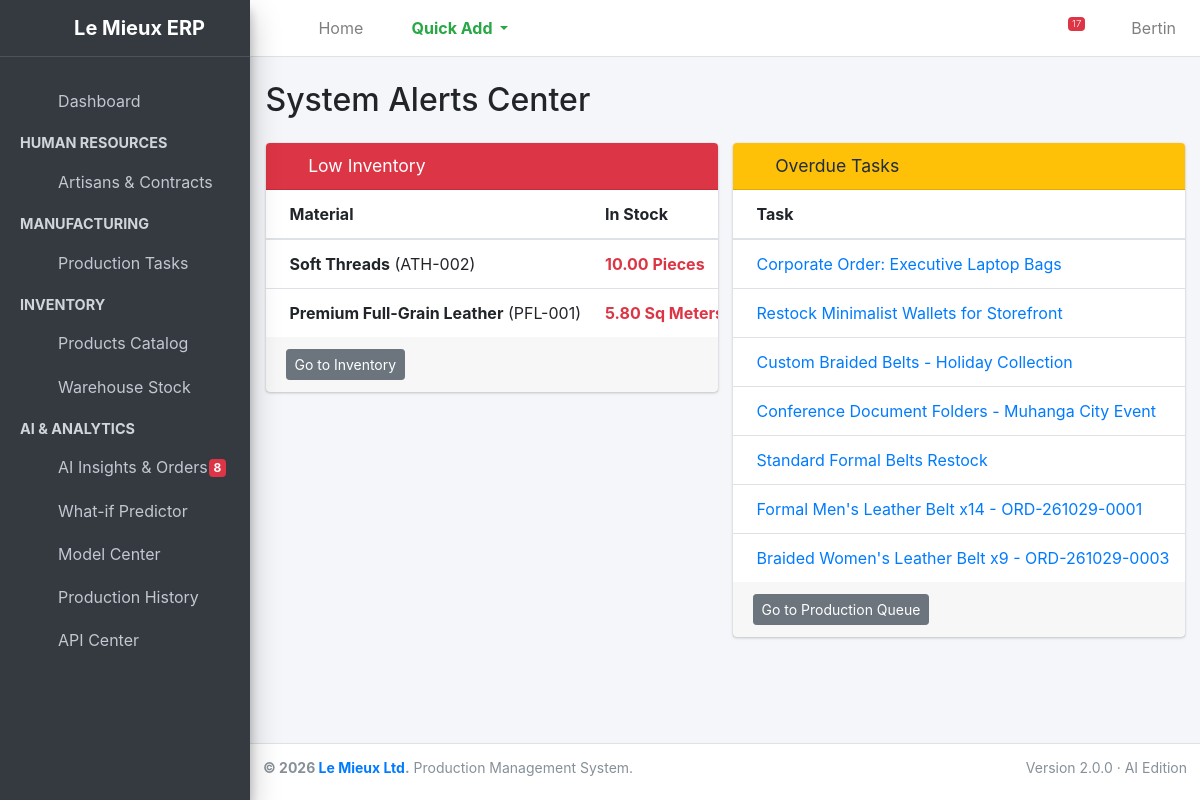
The page /production/alerts/ (signed in) on the database as committed earlier.
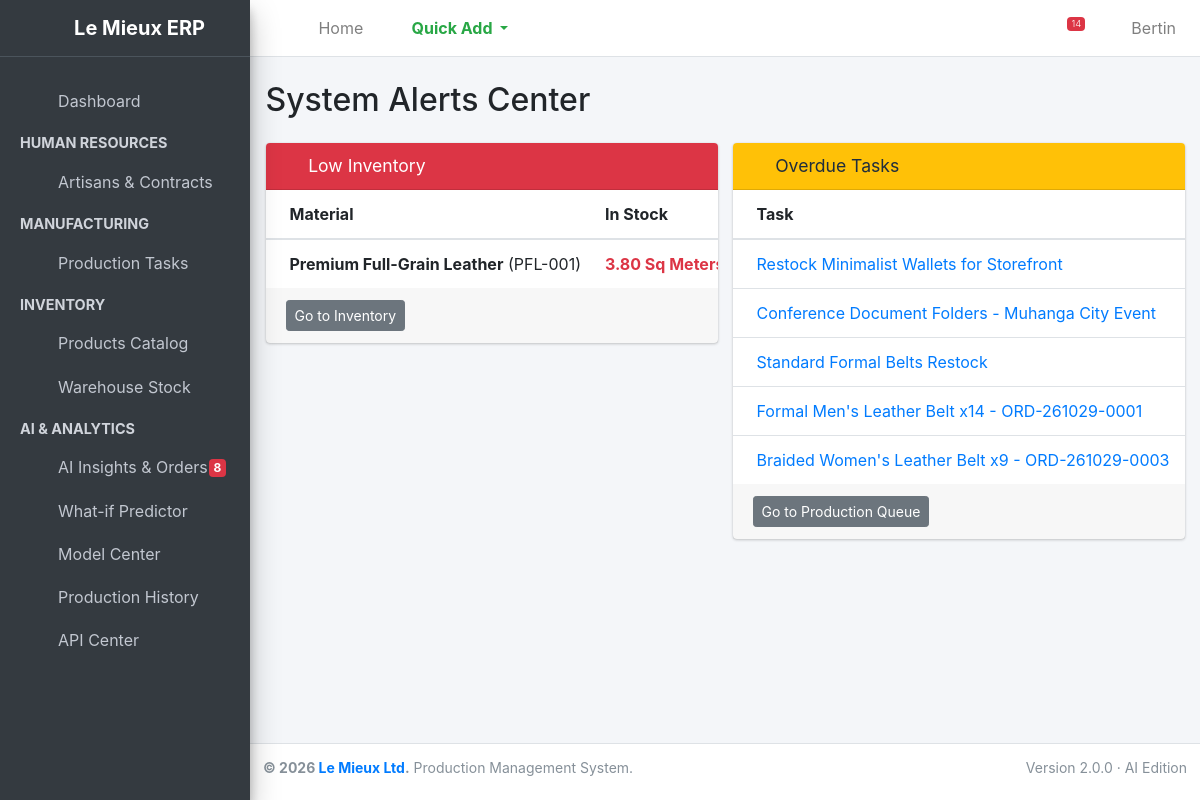
The same page on the database as committed later.
### inventory/models.py (models this page shows, shortened)
class RawMaterial(models.Model):
    code = models.CharField(max_length=20, unique=True, help_text="e.g., RM-001")
    name = models.CharField(max_length=100, help_text="e.g., Full Grain Leather")
    unit = models.CharField(max_length=20, help_text="e.g., Sq Meters, Pieces, Spools")
    quantity_in_stock = models.DecimalField(max_digits=10, decimal_places=2, default=0,
                                            validators=[MinValueValidator(0)])
    reorder_level = models.DecimalField(max_digits=10, decimal_places=2, default=0)
    unit_cost = models.DecimalField(max_digits=10, decimal_places=0, help_text="Cost in RWF")

### production/models.py (models this page shows, shortened)
class ProductionTask(models.Model):
    STATUS_CHOICES = [
        ('Pending', 'Pending'),
        ('In Progress', 'In Progress'),
        ('Completed', 'Completed'),
    ]
    title = models.CharField(max_length=200, help_text="e.g. Batch 1: Classic Belts")
    product = models.ForeignKey(Product, on_delete=models.PROTECT, related_name='tasks', null=True)
    target_quantity = models.PositiveIntegerField(default=1)
    produced_quantity = models.PositiveIntegerField(default=0)
    description = models.TextField(blank=True, null=True)
    assigned_to = models.ForeignKey(Employee, on_delete=models.SET_NULL, null=True, related_name='tasks')
    status = models.CharField(max_length=20, choices=STATUS_CHOICES, default='Pending')
    due_date = models.DateField()
    created_at = models.DateTimeField(auto_now_add=True)
    @property
    def is_overdue(self):
        if self.due_date and self.status != 'Completed':
            return self.due_date < datetime.date.today()
        return False
    def __init__(self, *args, **kwargs):
        super().__init__(*args, **kwargs)
        self._original_target = self.target_quantity if self.pk else 0
        self._original_due = self.due_date if self.pk else None

### production/views.py (the view)
# urls.py: path('alerts/', views.system_alerts, name='system_alerts'),
@login_required
def system_alerts(request):
    from inventory.models import RawMaterial
    from django.db.models import F
    low_stock_materials = RawMaterial.objects.filter(quantity_in_stock__lte=F('reorder_level'))
    open_tasks = ProductionTask.objects.exclude(status='Completed')
    overdue_tasks = [task for task in open_tasks if task.is_overdue]
    return render(request, 'production/alerts.html', {
        'low_stock_materials': low_stock_materials,
        'overdue_tasks': overdue_tasks,
    })

### employees/models.py (called while the page is built)
    def __str__(self):
        return f"{self.first_name} {self.last_name}"

### production/templates/production/alerts.html (shortened to what this page needs)
{% extends 'base.html' %}
{% block content %}
<h2 class="mb-4">System Alerts Center</h2>
<div class="row">
    <div class="col-md-6">
        <div class="card card-danger">
            <div class="card-header">
                <h3 class="card-title"><i class="fas fa-ban mr-1"></i> Low Inventory</h3>
            </div>
            <div class="card-body table-responsive p-0">
                <table class="table table-hover text-nowrap">
                    <thead>
                        <tr>
                            <th>Material</th>
                            <th>In Stock</th>
                        </tr>
                    </thead>
                    <tbody>
                        {% for item in low_stock_materials %}
                        <tr>
                            <td><strong>{{ item.name }}</strong> ({{ item.code }})</td>
                            <td class="text-danger font-weight-bold">{{ item.quantity_in_stock }} {{ item.unit }}</td>
                        </tr>
                        {% empty %}
                        <tr>
                            <td colspan="3" class="text-center text-success">Inventory levels are healthy.</td>
                        </tr>
                        {% endfor %}
                    </tbody>
                </table>
            </div>
            <div class="card-footer">
                <a href="{% url 'inventory:material_list' %}" class="btn btn-sm btn-secondary">Go to Inventory</a>
            </div>
        </div>
    </div>
    <div class="col-md-6">
        <div class="card card-warning">
            <div class="card-header">
                <h3 class="card-title"><i class="fas fa-exclamation-triangle mr-1"></i> Overdue Tasks</h3>
            </div>
            <div class="card-body table-responsive p-0">
                <table class="table table-hover text-nowrap">
                    <thead>
                        <tr>
                            <th>Task</th>
                            <th>Due Date</th>
                        </tr>
                    </thead>
                    <tbody>
                        {% for task in overdue_tasks %}
                        <tr>
                            <td><a href="{% url 'production:task_detail' task.pk %}">{{ task.title }}</a></td>
                            <td class="text-danger font-weight-bold">{{ task.due_date }}</td>
                        </tr>
                        {% empty %}
                        <tr>
                            <td colspan="3" class="text-center text-success">No overdue tasks.</td>
                        </tr>
                        {% endfor %}
                    </tbody>
                </table>
            </div>
            <div class="card-footer">
                <a href="{% url 'production:task_list' %}" class="btn btn-sm btn-secondary">Go to Production Queue</a>
            </div>
        </div>
    </div>
</div>
{% endblock %}

### templates/base.html (shortened to what the changed rows need)
{% load static %}
<!DOCTYPE html>
<html lang="en">
<head>
    <link rel="stylesheet" href="{% static 'plugins/fontawesome-free/css/all.min.css' %}">
    <link rel="stylesheet" href="{% static 'dist/css/adminlte.min.css' %}">
    <link rel="stylesheet" href="{% static 'analytics/analytics.css' %}">
</head>
<body class="hold-transition sidebar-mini layout-fixed">
<div class="wrapper">
    <nav class="main-header navbar navbar-expand navbar-white navbar-light">
        <ul class="navbar-nav ml-auto">
            <li class="nav-item dropdown">
                <a class="nav-link" data-toggle="dropdown" href="#" title="System Alerts">
                    {% if nav_alerts.total %}<span class="badge badge-danger navbar-badge">{{ nav_alerts.total }}</span>{% endif %}
                </a>
            </li>
        </ul>
    </nav>
    <div class="content-wrapper">
        <section class="content pt-4">
            <div class="container-fluid">
                {% block content %}
                {% endblock %}
            </div>
        </section>
    </div>
</div>
</body>
</html>

Rows that differ between the two databases and show on the page:
no longer on this page (row edited): RawMaterial: name "Soft Threads", code "ATH-002", quantity_in_stock "10.00", unit "Pieces"
no longer on this page (row edited): ProductionTask: title "Corporate Order: Executive Laptop Bags"
no longer on this page (row edited): ProductionTask: title "Custom Braided Belts - Holiday Collection"
changed RawMaterial "Premium Full-Grain Leather": quantity_in_stock "5.80" → "3.80"
Other text that changed with them:
{{ nav_alerts.total }}: "17" → "14"
